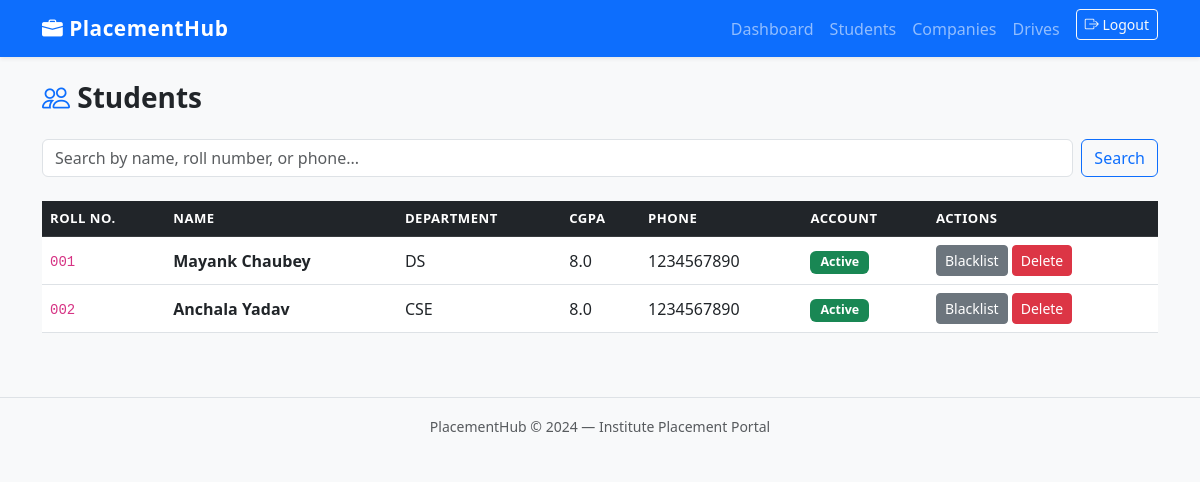
The page /admin/students (signed in) on the database its author committed.
### app/models.py (models this page shows)
class Student(db.Model):
    __tablename__ = 'student'
    id = db.Column(db.Integer, primary_key=True)
    user_id = db.Column(db.Integer, db.ForeignKey('user.id'), nullable=False)
    full_name = db.Column(db.String(100), nullable=False)
    roll_number = db.Column(db.String(50), unique=True, nullable=False)
    department = db.Column(db.String(100))
    cgpa = db.Column(db.Float)
    phone = db.Column(db.String(20))
    resume_filename = db.Column(db.String(200))  # uploaded file name
    applications = db.relationship('Application', backref='student', lazy=True)

### app/admin.py (the view)
@admin.route('/students')
@login_required
@admin_required
def students():
    search = request.args.get('search', '')
    if search:
        results = Student.query.filter(
            (Student.full_name.ilike(f'%{search}%')) |
            (Student.roll_number.ilike(f'%{search}%')) |
            (Student.phone.ilike(f'%{search}%'))
        ).all()
    else:
        results = Student.query.all()
    return render_template('admin/students.html', students=results, search=search)

### app/admin.py (called while the page is built)
def admin_required(f):
    @wraps(f)
    def decorated(*args, **kwargs):
        if not current_user.is_authenticated or current_user.role != 'admin':
            flash('Admin access required.', 'danger')
            return redirect(url_for('auth.login'))
        return f(*args, **kwargs)
    return decorated

### app/models.py (called while the page is built)
@login_manager.user_loader
def load_user(user_id):
    return User.query.get(int(user_id))

### app/templates/admin/students.html (shortened to what this page needs)
{% extends 'base.html' %}
{% block content %}
<h3 class="fw-bold mb-4"><i class="bi bi-people text-primary"></i> Students</h3>
<form method="GET" action="{{ url_for('admin.students') }}" class="d-flex mb-4 gap-2">
    <input type="text" name="search" value="{{ search }}" class="form-control" placeholder="Search by name, roll number, or phone...">
    <button type="submit" class="btn btn-outline-primary">Search</button>
</form>
<div class="table-responsive">
<table class="table table-hover align-middle">
    <thead class="table-dark">
        <tr>
            <th>Roll No.</th>
            <th>Name</th>
            <th>Department</th>
            <th>CGPA</th>
            <th>Phone</th>
            <th>Account</th>
            <th>Actions</th>
        </tr>
    </thead>
    <tbody>
        {% for s in students %}
        <tr>
            <td><code>{{ s.roll_number }}</code></td>
            <td class="fw-semibold">{{ s.full_name }}</td>
            <td>{{ s.department or '—' }}</td>
            <td>{{ s.cgpa or '—' }}</td>
            <td>{{ s.phone or '—' }}</td>
            <td>
                {% if s.user.is_active %}
                    <span class="badge bg-success">Active</span>
                {% else %}
                    <span class="badge bg-secondary">Blacklisted</span>
                {% endif %}
            </td>
            <td>
                <div class="d-flex gap-1">
                    {% if s.user.is_active %}
                    <a href="{{ url_for('admin.blacklist_student', student_id=s.id) }}"
                       class="btn btn-sm btn-secondary"
                       onclick="return confirm('Blacklist this student?')">Blacklist</a>
                    {% else %}
                    <a href="{{ url_for('admin.activate_student', student_id=s.id) }}"
                       class="btn btn-sm btn-success">Activate</a>
                    {% endif %}
                    <a href="{{ url_for('admin.delete_student', student_id=s.id) }}"
                       class="btn btn-sm btn-danger"
                       onclick="return confirm('Delete this student permanently?')">Delete</a>
                </div>
            </td>
        </tr>
        {% else %}
        <tr><td colspan="7" class="text-center text-muted">No students found.</td></tr>
        {% endfor %}
    </tbody>
</table>
</div>
{% endblock %}

### app/static/css/style.css (style rules this page uses)
body { background-color: #f8f9fa; font-family: 'Segoe UI', system-ui, sans-serif; }
.table th { font-size: 0.82rem; letter-spacing: 0.5px; text-transform: uppercase; }
.badge { font-size: 0.78rem; padding: 5px 10px; }

### rows shown on the page
Student: roll_number "001", full_name "Mayank Chaubey", department "DS", cgpa "8.0", phone "1234567890"
Student: roll_number "002", full_name "Anchala Yadav", department "CSE", cgpa "8.0", phone "1234567890"
